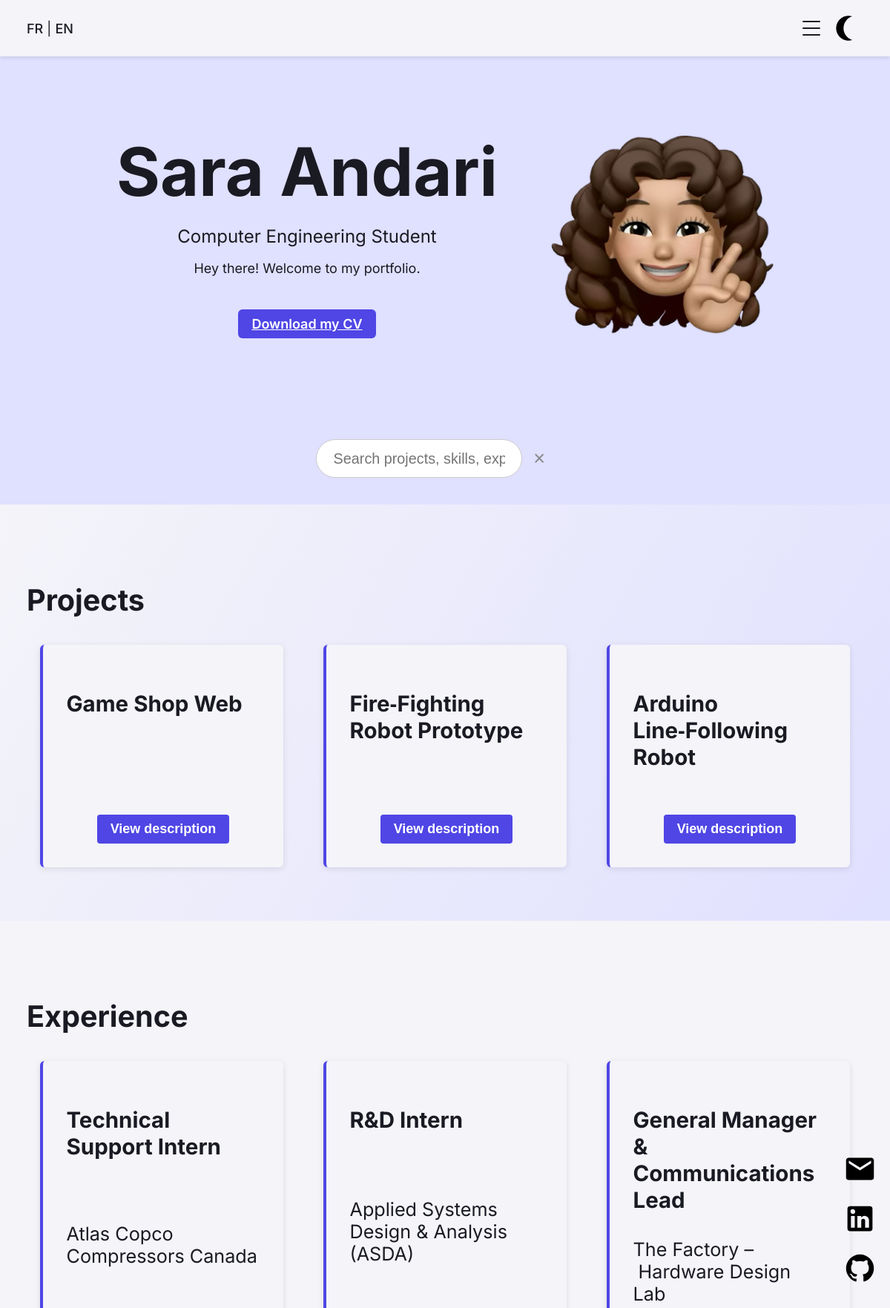
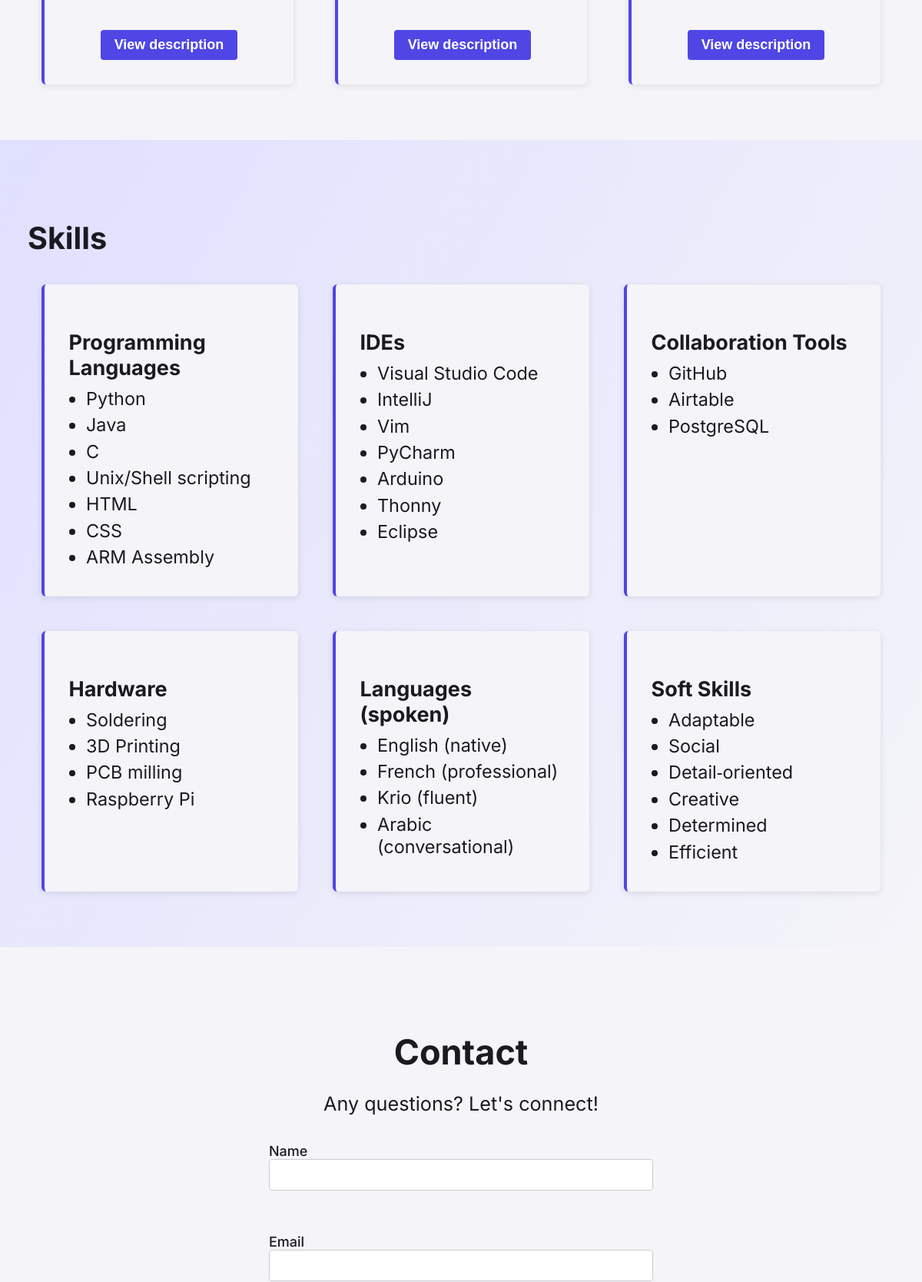
The page / (upper part) on the database its author committed (2 pictures, top to bottom).
### tables this page shows
CREATE TABLE projects (
        id INTEGER PRIMARY KEY AUTOINCREMENT,
        title_en TEXT NOT NULL,
        title_fr TEXT NOT NULL,
        description_en TEXT NOT NULL,
        description_fr TEXT NOT NULL,
        link TEXT NOT NULL
    );

### lang/trad.php (called while the page is built, shortened)
<?php
$lang = $_COOKIE['lang'] ?? 'en';
$t = include __DIR__ . "/{$lang}.php";

### index.php (the view, shortened to what this page needs)
<?php
require_once __DIR__ . '/lang/trad.php';
$db           = Database::getInstance();
$allProjects  = $db
  ->query("SELECT * FROM projects ORDER BY id ASC")
  ->fetchAll(PDO::FETCH_ASSOC);
$search    = trim($_GET['q'] ?? '');
$projects  = $allProjects;
$name    = $_POST['name']    ?? '';
$email   = $_POST['email']   ?? '';
?><!DOCTYPE html>
<html lang="<?=htmlspecialchars($lang)?>">
<head>
  <link rel="stylesheet" href="assets/css/style.css">
</head>
<body>
  <?php include __DIR__ . '/includes/header.php'; ?>
  <div class="social-fixed">
    <a href="mailto:sara.andari@icloud.com" aria-label="Email">
      <img src="assets/icons/email.svg" class="icon" alt="">
    </a>
    <a href="https://www.linkedin.com/in/sara-andari" target="_blank" aria-label="LinkedIn">
      <img src="assets/icons/linkedin.svg" class="icon" alt="">
    </a>
    <a href="https://github.com/sara14and" target="_blank" aria-label="GitHub">
      <img src="assets/icons/github.svg" class="icon" alt="">
    </a>
  </div>
  <section id="hero" class="hero">
    <div class="hero-wrapper">
      <div class="hero-left">
        <h1><?= htmlspecialchars($t['welcome']) ?></h1>
        <p class="hero-subtitle"><?= htmlspecialchars($t['subtitle']) ?></p>
        <p><?= htmlspecialchars($t['hello']) ?></p>
        <a class="btn-cv hero-cv" href="SaraAndariCV2025.pdf" download>
          <?= htmlspecialchars($t['download_cv']) ?>
        </a>
      </div>
      <div class="hero-right">
        <img id="memoji" src="assets/photos/memoji.png" alt="<?= htmlspecialchars($t['welcome']) ?>">
      </div>
    </div>
  </section>
    <section id="search-bar">
    <form id="searchForm" method="GET" action="" aria-label="Global search">
      <input
        type="text"
        name="q"
        id="globalSearch"
        value="<?= htmlspecialchars($search) ?>"
        placeholder="<?= htmlspecialchars($t['search_placeholder'] ?? 'Search…') ?>"
        aria-describedby="matchInfo"
        autocomplete="off"
      >
      <button
        type="button"
        id="resetSearch"
        aria-label="<?= htmlspecialchars($t['reset_search'] ?? 'Reset search') ?>"
      >×</button>
    </form>
  </section>
  <section id="projects">
    <div class="section-wrapper">
      <h2><?= htmlspecialchars($t['nav']['projects']) ?></h2>
      <div class="projects-grid">
        <?php foreach ($projects as $p): ?>
          <div class="card" data-id="<?= $p['id'] ?>">
            <div class="card-content">
              <h3><?= htmlspecialchars($p["title_$lang"]) ?></h3>
              <button class="btn-view-desc" type="button">
                <?= htmlspecialchars($t['view_desc']) ?>
              </button>
            </div>
          </div>
        <?php endforeach; ?>
      </div>
    </div>
  </section>
  <section id="experience">
    <div class="section-wrapper">
      <h2><?=htmlspecialchars($t['nav']['experience'])?></h2>
      <div class="projects-grid">
        <?php foreach($t['experience_data'] as $key => $exp): ?>
          <div class="card" data-key="<?=htmlspecialchars($key)?>">
            <div class="card-content">
              <h3><?=htmlspecialchars($exp['role'])?></h3>
              <p><?=htmlspecialchars($exp['company'])?></p>
              <button class="btn-view-desc-exp" type="button">
                <?=htmlspecialchars($t['view_desc'])?>
              </button>
            </div>
          </div>
        <?php endforeach; ?>
      </div>
    </div>
  </section>
  <section id="skills">
    <div class="section-wrapper">
      <h2><?=htmlspecialchars($t['skills'])?></h2>
      <div class="projects-grid">
        <?php foreach($t['skills_data'] as $grp): ?>
          <div class="card">
            <div class="card-content">
              <h3><?=htmlspecialchars($grp['label'])?></h3>
              <ul>
                <?php foreach($grp['items'] as $it): ?>
                  <li><?=htmlspecialchars($it)?></li>
                <?php endforeach; ?>
              </ul>
            </div>
          </div>
        <?php endforeach; ?>
      </div>
    </div>
  </section>
  <section id="contact" class="contact">
    <div class="section-wrapper contact-wrapper">
      <h2><?= htmlspecialchars($t['nav']['contact']) ?></h2>
      <p class="contact-sub"><?= htmlspecialchars($t['contact_message']) ?></p>
      <form id="contactForm" action="#contact" method="POST" novalidate>
  <div class="field">
    <label for="name"><?= htmlspecialchars($t['form']['name']) ?></label>
    <input id="name" type="text" name="name" value="<?= htmlspecialchars($name) ?>">
    <span class="error-msg"></span>
  </div>
  <div class="field">
    <label for="email"><?= htmlspecialchars($t['form']['email']) ?></label>
    <input id="email" type="email" name="email" value="<?= htmlspecialchars($email) ?>">
  </div>
</form>
</body>
</html>

### includes/header.php (shortened to what this page needs)
<header class="site-header">
  <div class="nav">
    <div class="lang-switch">
      <a href="lang.php?lang=fr">FR</a> |
      <a href="lang.php?lang=en">EN</a>
    </div>
    <div class="nav-right">
    <button id="menu-toggle" aria-label="Ouvrir le menu">
    <span class="bar"></span>
    <span class="bar"></span>
    <span class="bar"></span>
    </button>
      <button id="theme-toggle"
              aria-label="<?= htmlspecialchars($t['theme_dark_label']) ?>">
      </button>
    </div>
  </div>
</header>

### rows shown on the page
projects: title_en "Game Shop Web"
projects: title_en "Fire‑Fighting Robot Prototype"
projects: title_en "Arduino Line‑Following Robot"

### other values the page prints
$t['welcome'] "Sara Andari"
$t['subtitle'] "Computer Engineering Student"
$t['hello'] "Hey there! Welcome to my portfolio."
$t['download_cv'] "Download my CV"
$t['nav']['projects'] "Projects"
$t['nav']['experience'] "Experience"
$exp['role'] "Technical Support Intern"
$exp['company'] "Atlas Copco Compressors Canada"
$t['view_desc'] "View description"
$exp['role'] "R&D Intern"
$exp['company'] "Applied Systems Design & Analysis (ASDA)"
$exp['role'] "General Manager & Communications Lead"
$exp['company'] "The Factory – Hardware Design Lab"
$t['skills'] "Skills"
$grp['label'] "Programming Languages"
